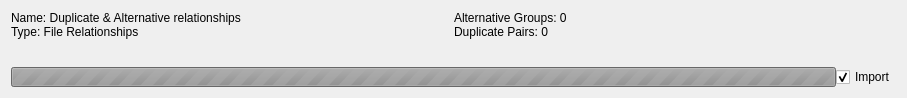
<?xml version="1.0" encoding="UTF-8"?>
<ui version="4.0">
 <class>FileRelationshipsWidget</class>
 <widget class="QWidget" name="FileRelationshipsWidget">
  <property name="geometry">
   <rect>
    <x>0</x>
    <y>0</y>
    <width>907</width>
    <height>98</height>
   </rect>
  </property>
  <property name="sizePolicy">
   <sizepolicy hsizetype="Preferred" vsizetype="Maximum">
    <horstretch>0</horstretch>
    <verstretch>0</verstretch>
   </sizepolicy>
  </property>
  <property name="windowTitle">
   <string>Form</string>
  </property>
  <layout class="QVBoxLayout" name="verticalLayout_5">
   <item>
    <layout class="QVBoxLayout" name="verticalLayout_4">
     <property name="spacing">
      <number>0</number>
     </property>
     <item>
         <layout class="QHBoxLayout" name="horizontalLayout" stretch="1,1">
       <property name="spacing">
        <number>0</number>
       </property>
       <item>
        <layout class="QVBoxLayout" name="verticalLayout">
         <property name="spacing">
          <number>0</number>
         </property>
         <property name="leftMargin">
          <number>0</number>
         </property>
         <property name="topMargin">
          <number>0</number>
         </property>
         <property name="rightMargin">
          <number>0</number>
         </property>
         <property name="bottomMargin">
          <number>0</number>
         </property>
            <item>
                <widget class="idhan::hydrus::ImportServiceLabel" name="name">
           <property name="minimumSize">
            <size>
             <width>0</width>
             <height>0</height>
            </size>
           </property>
           <property name="text">
            <string>Name: Duplicate &amp; Alternative relationships
Type: File Relationships</string>
           </property>
                    <property name="minimumLines" stdset="0">
                        <number>2</number>
           </property>
          </widget>
         </item>
        </layout>
       </item>
       <item>
        <layout class="QVBoxLayout" name="verticalLayout_2">
         <property name="spacing">
          <number>0</number>
         </property>
            <item>
                <widget class="idhan::hydrus::ImportServiceLabel" name="alternativesCount">
           <property name="text">
            <string>Alternative Groups: 0</string>
           </property>
                    <property name="minimumLines" stdset="0">
                        <number>1</number>
           </property>
          </widget>
         </item>
            <item>
                <widget class="idhan::hydrus::ImportServiceLabel" name="duplicatesCount">
           <property name="text">
            <string>Duplicate Pairs: 0</string>
           </property>
                    <property name="minimumLines" stdset="0">
                        <number>1</number>
           </property>
          </widget>
         </item>
         <item>
          <spacer name="verticalSpacer">
           <property name="orientation">
            <enum>Qt::Orientation::Vertical</enum>
           </property>
           <property name="sizeHint" stdset="0">
            <size>
             <width>0</width>
             <height>0</height>
            </size>
           </property>
          </spacer>
         </item>
        </layout>
       </item>
      </layout>
     </item>
     <item>
         <widget class="idhan::hydrus::ImportServiceLabel" name="statusLabel">
             <property name="text">
                 <string/>
             </property>
             <property name="minimumLines" stdset="0">
                 <number>1</number>
             </property>
         </widget>
     </item>
        <item>
            <widget class="idhan::hydrus::ImportServiceLabel" name="timingLabel">
                <property name="minimumLines" stdset="0">
                    <number>1</number>
                </property>
            </widget>
        </item>
        <item>
      <layout class="QVBoxLayout" name="verticalLayout_3">
       <property name="spacing">
        <number>0</number>
       </property>
       <item>
        <layout class="QHBoxLayout" name="horizontalLayout_2">
         <property name="spacing">
          <number>0</number>
         </property>
         <item>
          <widget class="QProgressBar" name="progressBar">
           <property name="enabled">
            <bool>false</bool>
           </property>
           <property name="sizePolicy">
            <sizepolicy hsizetype="Expanding" vsizetype="Maximum">
             <horstretch>0</horstretch>
             <verstretch>0</verstretch>
            </sizepolicy>
           </property>
           <property name="styleSheet">
            <string notr="true">color: rgb(0, 170, 0);</string>
           </property>
           <property name="minimum">
            <number>0</number>
           </property>
           <property name="maximum">
            <number>0</number>
           </property>
           <property name="value">
            <number>-1</number>
           </property>
           <property name="textVisible">
            <bool>true</bool>
           </property>
          </widget>
         </item>
         <item>
          <widget class="QCheckBox" name="cbShouldImport">
           <property name="text">
            <string>Import</string>
           </property>
           <property name="checked">
            <bool>true</bool>
           </property>
          </widget>
         </item>
        </layout>
       </item>
      </layout>
     </item>
    </layout>
   </item>
  </layout>
 </widget>
    <customwidgets>
        <customwidget>
            <class>idhan::hydrus::ImportServiceLabel</class>
            <extends>QLabel</extends>
            <header>gui/hydrus/ImportServiceLabel.hpp</header>
        </customwidget>
    </customwidgets>
    <resources/>
    <connections/>
</ui>
